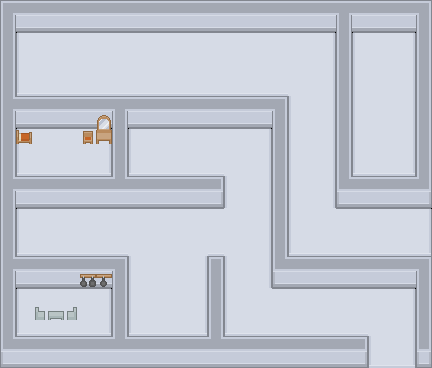

Tiled map render using the project's own tile images. Description and the whole map definition, tile-layer contents included, below:
An orthogonal 27x23 tile map with 16x16 px tiles, 3 tile layers (Tile Layer 1, Tile Layer 2, Tile Layer 3), 1 hidden layer not drawn, 2 tilesets.

<map version="1.10" tiledversion="1.10.0" orientation="orthogonal" renderorder="right-down" width="27" height="23" tilewidth="16" tileheight="16" infinite="0" nextlayerid="5" nextobjectid="1">
 <tileset firstgid="1" source="tiles.tsx" />
 <tileset firstgid="1768" source="pressure_plate.tsx" />
 <layer id="1" name="Tile Layer 1" width="27" height="23">
  <data encoding="csv">
0,0,0,0,0,0,0,0,0,0,0,0,0,0,0,0,0,0,0,0,0,0,0,0,0,0,0,
0,0,0,0,0,0,0,0,0,0,0,0,0,0,0,0,0,0,0,0,0,0,0,0,0,0,0,
0,1229,1230,1230,1230,1230,1230,1230,1230,1230,1230,1230,1230,1230,1230,1230,1230,1230,1230,1230,1231,0,1229,1230,1230,1231,0,
0,1286,1287,1287,1287,1287,1287,1287,1287,1287,1287,1287,1287,1287,1287,1287,1287,1287,1287,1287,1288,0,1286,1287,1287,1288,0,
0,1286,1287,1287,1287,1287,1287,1287,1287,1287,1287,1287,1287,1287,1287,1287,1287,1287,1287,1287,1288,0,1286,1287,1287,1288,0,
0,1343,1344,1344,1344,1344,1344,1344,1344,1344,1344,1344,1344,1344,1344,1344,1344,1344,1287,1287,1288,0,1286,1287,1287,1288,0,
0,0,0,0,0,0,0,0,0,0,0,0,0,0,0,0,0,0,1286,1287,1288,0,1286,1287,1287,1288,0,
0,0,0,0,0,0,0,0,0,0,0,0,0,0,0,0,0,0,1286,1287,1288,0,1286,1287,1287,1288,0,
0,1229,1230,1230,1230,1230,1231,0,1229,1230,1230,1230,1230,1230,1230,1230,1231,0,1286,1287,1288,0,1286,1287,1287,1288,0,
0,1286,1287,1287,1287,1287,1288,0,1286,1287,1287,1287,1287,1287,1287,1287,1288,0,1286,1287,1288,0,1286,1287,1287,1288,0,
0,1343,1344,1344,1344,1344,1345,0,1343,1344,1344,1344,1344,1344,1287,1287,1288,0,1286,1287,1288,0,1343,1344,1344,1345,0,
0,0,0,0,0,0,0,0,0,0,0,0,0,0,1286,1287,1288,0,1286,1287,1288,0,0,0,0,0,0,
0,0,0,0,0,0,0,0,0,0,0,0,0,0,1286,1287,1288,0,1286,1287,1288,0,0,0,0,0,0,
0,1229,1230,1230,1230,1230,1230,1230,1230,1230,1230,1230,1230,1230,1287,1287,1288,0,1286,1287,1287,1230,1230,1230,1230,1230,1231,
0,1286,1287,1287,1287,1287,1287,1287,1287,1287,1287,1287,1287,1287,1287,1287,1288,0,1286,1287,1287,1287,1287,1287,1287,1287,1288,
0,1343,1344,1344,1344,1344,1344,1344,1287,1287,1287,1287,1287,1344,1287,1287,1288,0,1343,1344,1344,1344,1344,1344,1344,1344,1345,
0,0,0,0,0,0,0,0,1286,1287,1287,1287,1288,0,1286,1287,1288,0,0,0,0,0,0,0,0,0,0,
0,0,0,0,0,0,883,0,1286,1287,1287,1287,1288,0,1286,1287,1288,0,0,0,0,0,0,0,0,0,0,
0,1229,1230,1230,1230,1230,1231,0,1286,1287,1287,1287,1288,0,1286,1287,1287,1230,1230,1230,1230,1230,1230,1230,1230,1231,0,
0,1286,1287,1287,1287,1287,1288,0,1286,1287,1287,1287,1288,0,1286,1287,1287,1287,1287,1287,1287,1287,1287,1287,1287,1288,0,
0,1343,1344,1344,1344,1344,1345,0,1343,1344,1344,1344,1345,0,1343,1344,1344,1344,1344,1344,1344,1344,1344,1287,1287,1288,0,
0,0,0,0,0,0,0,0,0,0,0,0,0,0,0,0,0,0,0,0,0,0,0,1286,1287,1288,0,
0,0,0,0,0,0,0,0,0,0,0,0,0,0,0,0,0,0,0,0,0,0,0,1343,1344,1345,0
</data>
 </layer>
 <layer id="2" name="Tile Layer 2" width="27" height="23">
  <data encoding="csv">
715,713,713,713,713,713,713,713,713,713,713,713,713,713,713,713,713,713,713,713,713,775,713,713,713,713,716,
771,883,883,883,883,883,883,883,883,883,883,883,883,883,883,883,883,883,883,883,883,771,883,883,883,883,771,
771,0,0,0,0,0,0,0,0,0,0,0,0,0,0,0,0,0,0,0,0,771,0,0,0,0,771,
771,0,0,0,0,0,0,0,0,0,0,0,0,0,0,0,0,0,0,0,0,771,0,0,0,0,771,
771,0,0,0,0,0,0,0,0,0,0,0,0,0,0,0,0,0,0,0,0,771,0,0,0,0,771,
771,0,0,0,0,0,0,0,0,0,0,0,0,0,0,0,0,0,0,0,0,771,0,0,0,0,771,
717,713,713,713,713,713,713,775,713,713,713,713,713,713,713,713,713,716,0,0,0,771,0,0,0,0,771,
771,883,883,883,883,883,883,771,883,883,883,883,883,883,883,883,883,771,0,0,0,771,0,0,0,0,771,
771,130,0,0,0,0,0,771,0,0,0,0,0,0,0,0,0,771,0,0,0,771,0,0,0,0,771,
771,0,0,0,0,0,0,771,0,0,0,0,0,0,0,0,0,771,0,0,0,771,0,0,0,0,771,
771,0,0,0,0,0,0,771,0,0,0,0,0,0,0,0,0,771,0,0,0,771,0,0,0,0,771,
717,713,713,713,713,713,713,718,713,713,713,713,713,714,0,0,0,771,0,0,0,772,713,713,713,713,773,
771,883,883,883,883,883,883,883,883,883,883,883,883,886,0,0,0,771,0,0,0,884,883,883,883,883,886,
771,0,0,0,0,0,0,0,0,0,0,0,0,0,0,0,0,771,0,0,0,0,0,0,0,0,0,
771,0,0,0,0,0,0,0,0,0,0,0,0,0,0,0,0,771,0,0,0,0,0,0,0,0,0,
771,0,0,0,0,0,0,0,0,0,0,0,0,0,0,0,0,771,0,0,0,0,0,0,0,0,0,
717,713,713,713,713,713,713,716,0,0,0,0,0,769,0,0,0,772,713,713,713,713,713,713,713,713,716,
771,883,883,883,883,883,883,771,0,0,0,0,0,771,0,0,0,884,883,883,883,883,883,883,883,883,771,
771,0,0,0,0,0,0,771,0,0,0,0,0,771,0,0,0,0,0,0,0,0,0,0,0,0,771,
771,0,0,0,0,0,0,771,0,0,0,0,0,771,0,0,0,0,0,0,0,0,0,0,0,0,771,
771,0,0,0,0,0,0,771,0,0,0,0,0,771,0,0,0,0,0,0,0,0,0,0,0,0,771,
772,713,713,713,713,713,713,718,713,713,713,713,713,718,713,713,713,713,713,713,713,713,714,0,0,0,826,
884,883,883,883,883,883,883,883,883,883,883,883,883,883,883,883,883,883,883,883,883,883,886,0,0,0,885
</data>
 </layer>
 <layer id="3" name="Tile Layer 3" width="27" height="23">
  <data encoding="csv">
0,0,0,0,0,0,0,0,0,0,0,0,0,0,0,0,0,0,0,0,0,0,0,0,0,0,0,
0,0,0,0,0,0,0,0,0,0,0,0,0,0,0,0,0,0,0,0,0,0,0,0,0,0,0,
0,0,0,0,0,0,0,0,0,0,0,0,0,0,0,0,0,0,0,0,0,0,0,0,0,0,0,
0,0,0,0,0,0,0,0,0,0,0,0,0,0,0,0,0,0,0,0,0,0,0,0,0,0,0,
0,0,0,0,0,0,0,0,0,0,0,0,0,0,0,0,0,0,0,0,0,0,0,0,0,0,0,
0,0,0,0,0,0,0,0,0,0,0,0,0,0,0,0,0,0,0,0,0,0,0,0,0,0,0,
0,0,0,0,0,0,0,0,0,0,0,0,0,0,0,0,0,0,0,0,0,0,0,0,0,0,0,
0,0,0,0,0,0,201,0,0,0,0,0,0,0,0,0,0,0,0,0,0,0,0,0,0,0,0,
0,0,0,0,0,134,258,0,0,0,0,0,0,0,0,0,0,0,0,0,0,0,0,0,0,0,0,
0,0,0,0,0,0,0,0,0,0,0,0,0,0,0,0,0,0,0,0,0,0,0,0,0,0,0,
0,0,0,0,0,0,0,0,0,0,0,0,0,0,0,0,0,0,0,0,0,0,0,0,0,0,0,
0,0,0,0,0,0,0,0,0,0,0,0,0,0,0,0,0,0,0,0,0,0,0,0,0,0,0,
0,0,0,0,0,0,0,0,0,0,0,0,0,0,0,0,0,0,0,0,0,0,0,0,0,0,0,
0,0,0,0,0,0,0,0,0,0,0,0,0,0,0,0,0,0,0,0,0,0,0,0,0,0,0,
0,0,0,0,0,0,0,0,0,0,0,0,0,0,0,0,0,0,0,0,0,0,0,0,0,0,0,
0,0,0,0,0,0,0,0,0,0,0,0,0,0,0,0,0,0,0,0,0,0,0,0,0,0,0,
0,0,0,0,0,0,0,0,0,0,0,0,0,0,0,0,0,0,0,0,0,0,0,0,0,0,0,
0,0,0,0,0,203,260,0,0,0,0,0,0,0,0,0,0,0,0,0,0,0,0,0,0,0,0,
0,0,0,0,0,0,0,0,0,0,0,0,0,0,0,0,0,0,0,0,0,0,0,0,0,0,0,
0,0,79,196,80,0,0,0,0,0,0,0,0,0,0,0,0,0,0,0,0,0,0,0,0,0,0,
0,0,0,0,0,0,0,0,0,0,0,0,0,0,0,0,0,0,0,0,0,0,0,0,0,0,0,
0,0,0,0,0,0,0,0,0,0,0,0,0,0,0,0,0,0,0,0,0,0,0,0,0,0,0,
0,0,0,0,0,0,0,0,0,0,0,0,0,0,0,0,0,0,0,0,0,0,0,0,0,0,0
</data>
 </layer>
 <layer id="4" name="Tile Layer 4" width="27" height="23" visible="0">
  <data encoding="csv">
0,0,0,0,0,0,0,0,0,0,0,0,0,0,0,0,0,0,0,0,0,0,0,0,0,0,0,
0,0,0,0,0,0,0,0,0,0,0,0,0,0,0,0,0,0,0,0,0,0,0,0,0,0,0,
0,0,0,0,0,0,0,0,0,0,0,0,0,0,0,0,0,0,0,0,0,0,0,0,0,0,0,
0,0,0,0,0,0,0,0,0,0,0,0,0,0,0,0,0,0,0,0,0,0,0,0,0,0,0,
0,0,0,1768,0,0,0,0,0,0,0,0,0,0,0,0,0,0,0,0,0,0,0,0,0,0,0,
0,0,0,0,0,0,0,0,0,0,0,0,0,0,0,0,0,0,0,0,0,0,0,0,0,0,0,
0,0,0,0,0,0,0,0,0,0,0,0,0,0,0,0,0,0,0,0,0,0,0,0,0,0,0,
0,0,0,0,0,0,0,0,0,0,428,429,0,0,0,0,0,0,0,0,0,0,0,0,0,0,0,
0,0,0,0,0,0,0,0,0,0,0,0,0,0,0,0,0,0,0,0,0,0,0,0,0,0,0,
0,0,0,1768,0,0,0,0,0,0,0,0,0,0,0,0,0,0,0,0,0,0,0,0,0,0,0,
0,0,0,0,0,0,0,0,0,0,0,0,0,0,0,0,0,0,0,0,0,0,0,0,0,0,0,
0,0,0,0,0,0,0,0,0,0,0,0,0,0,0,0,0,0,0,0,0,0,0,0,0,0,0,
0,0,0,428,429,0,0,0,0,0,0,0,0,0,0,0,0,0,0,0,0,0,0,371,372,0,0,
0,0,0,0,0,0,0,0,0,0,0,0,0,0,0,0,0,0,0,0,0,0,0,0,0,0,0,
0,0,0,0,0,0,0,0,0,0,0,0,0,0,0,0,0,0,0,0,0,0,0,0,0,0,0,
0,0,0,0,0,0,0,0,0,0,0,0,0,0,0,0,0,0,0,0,0,0,0,0,0,0,0,
0,0,0,0,0,0,0,0,0,0,0,0,0,0,0,0,0,0,0,0,0,0,0,0,0,0,0,
0,0,0,428,429,0,0,0,0,0,0,0,0,0,0,0,0,0,0,0,0,0,0,0,0,0,0,
0,0,0,0,0,0,0,0,0,0,1768,0,0,0,0,0,0,0,0,0,0,0,0,0,0,0,0,
0,0,0,0,0,0,0,0,0,0,0,0,0,0,0,0,0,0,0,0,0,0,0,0,0,0,0,
0,0,0,0,0,0,0,0,0,0,0,0,0,0,0,0,0,0,0,0,0,0,0,0,0,0,0,
0,0,0,0,0,0,0,0,0,0,0,0,0,0,0,0,0,0,0,0,0,0,0,0,0,0,0,
0,0,0,0,0,0,0,0,0,0,0,0,0,0,0,0,0,0,0,0,0,0,0,0,0,0,0
</data>
 </layer>
</map>
